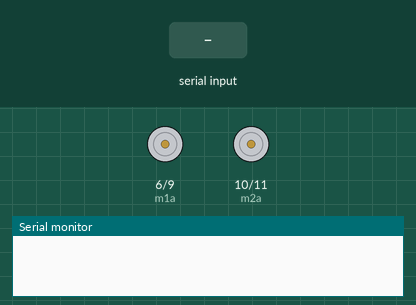
A sketch run on a simulated Arduino Uno, built with avr-gcc and run on an emulated ATmega328P. Parts: motor-driver pin pairs drawn as motors (green arrow = first pin HIGH = forward, orange = second pin HIGH = backward, longer = more drive, scaled by the enable pin), the last lines printed to the serial monitor. The test bench sets the inputs (shaded band).

Above: at 1.2 s.
1.3 s: "F" received over Serial
At 2.0 s:
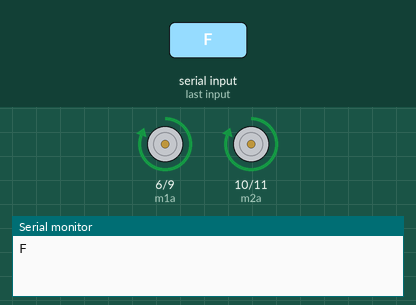
2.8 s: "B" received over Serial
At 3.1 s:
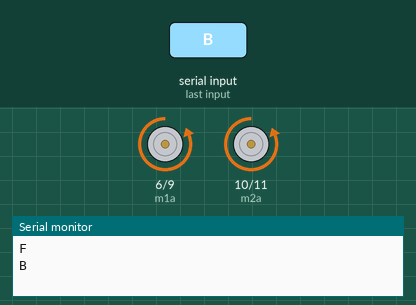
4.3 s: "L" received over Serial
At 5.4 s:
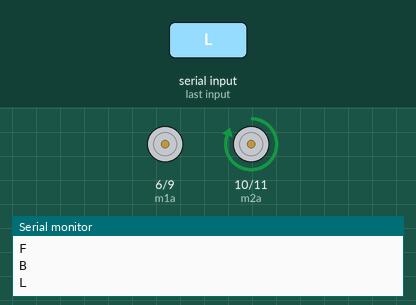
5.8 s: "R" received over Serial
At 6.6 s:
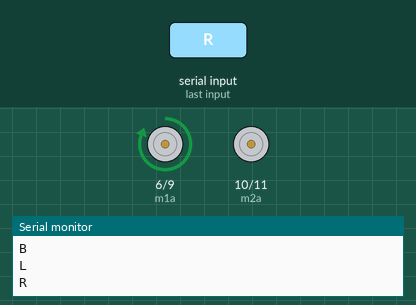
7.3 s: "I" received over Serial
At 7.7 s:
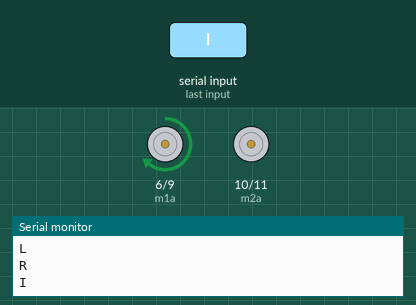
8.8 s: "J" received over Serial
At 10.1 s:
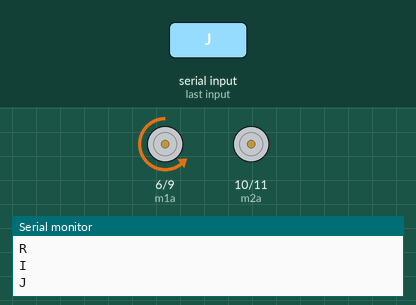
Timing chart, 0 to 11.3 s (numbered marks = the images above; inputs shaded):
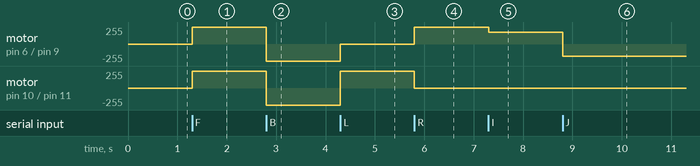

Measured:
- after the input at 1.3 s, motor on pin 6 (m1a) / pin 9 (m1b), motor on pin 10 (m2a) / pin 11 (m2b): stopped → forward 255/255 at once
- after the input at 2.8 s, motor on pin 6 (m1a) / pin 9 (m1b), motor on pin 10 (m2a) / pin 11 (m2b): forward 255/255 → backward 255/255 at once
- after the input at 4.3 s, motor on pin 6 (m1a) / pin 9 (m1b): backward 255/255 → stopped at once; motor on pin 10 (m2a) / pin 11 (m2b): backward 255/255 → forward 255/255 at once
- after the input at 5.8 s, motor on pin 6 (m1a) / pin 9 (m1b): stopped → forward 255/255 at once; motor on pin 10 (m2a) / pin 11 (m2b): forward 255/255 → stopped at once
- after the input at 7.3 s, motor on pin 6 (m1a) / pin 9 (m1b): forward 255/255 → forward 180/255 at once
- after the input at 8.8 s, motor on pin 6 (m1a) / pin 9 (m1b): forward 180/255 → backward 180/255 at once

The sketch:

bluethooth_control.ino
```cpp
int m1a = 6;
int m1b = 9;
int m2a = 10;
int m2b = 11;
int ea = 3;
int eb = 5;
char val;

void setup()
{
pinMode(m1a, OUTPUT);  // Digital pin 10 set as output Pin
pinMode(m1b, OUTPUT);  // Digital pin 11 set as output Pin
pinMode(m2a, OUTPUT);  // Digital pin 12 set as output Pin
pinMode(m2b, OUTPUT);  // Digital pin 13 set as output Pin
Serial.begin(9600);
analogWrite(ea,255);
analogWrite(eb,255);
}

void loop()
{
  while (Serial.available() > 0)
  {
  val = Serial.read();
  Serial.println(val);
  }

  if( val == 'F') // Forward
    {
      digitalWrite(m1a, HIGH);
      digitalWrite(m1b, LOW);
      digitalWrite(m2a, HIGH);
      digitalWrite(m2b, LOW);
    }
  else if(val == 'B') // Backward
    {
      digitalWrite(m1a, LOW);
      digitalWrite(m1b, HIGH);
      digitalWrite(m2a, LOW);
      digitalWrite(m2b, HIGH);
    }

    else if(val == 'L') //Left
    {
    digitalWrite(m1a, LOW);
    digitalWrite(m1b, LOW);
    digitalWrite(m2a, HIGH);
    digitalWrite(m2b, LOW);
    }
    else if(val == 'R') //Right
    {
    digitalWrite(m1a, HIGH);
    digitalWrite(m1b, LOW);
    digitalWrite(m2a, LOW);
    digitalWrite(m2b, LOW);
    }

  else if(val == 'S') //Stop
    {
    digitalWrite(m1a, LOW);
    digitalWrite(m1b, LOW);
    digitalWrite(m2a, LOW);
    digitalWrite(m2b, LOW);
    }
  else if(val == 'I') //Forward Right
    {

    analogWrite(m1a, 180);
    digitalWrite(m1b, LOW);
    digitalWrite(m2a, LOW);
    digitalWrite(m2b, LOW);
    }
  else if(val == 'J') //Backward Right
    {
    digitalWrite(m1a, LOW);
    analogWrite(m1b, 180);
    digitalWrite(m2a, LOW);
    analogWrite(m2b, LOW);

    }
   else if(val == 'G') //Forward Left
   {
    digitalWrite(m1a, LOW);
    digitalWrite(m1b, LOW);
    analogWrite(m2a, 180);
    digitalWrite(m2b, LOW);
    }
  else if(val == 'H') //Backward Left
    {
    digitalWrite(m1a, LOW);
    digitalWrite(m1b, LOW);
    digitalWrite(m2a, LOW);
    analogWrite(m2b, 180);

    }

}
```
